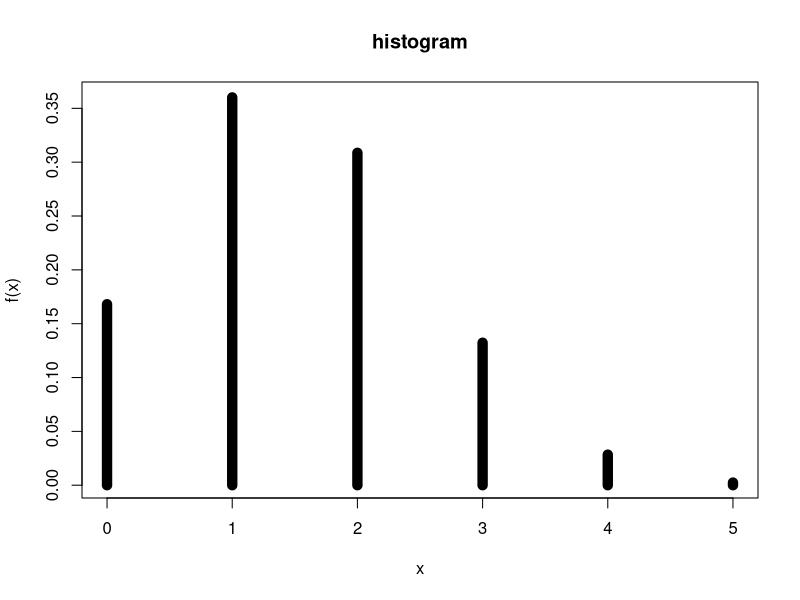
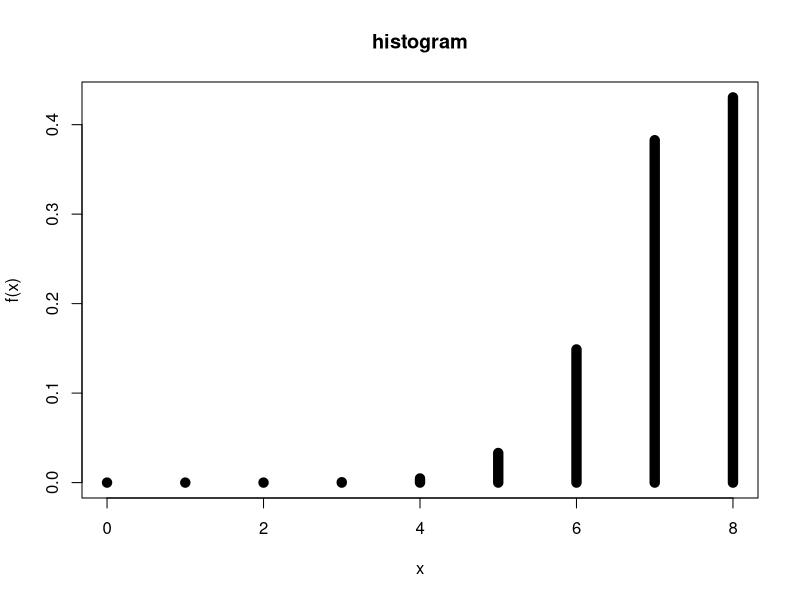
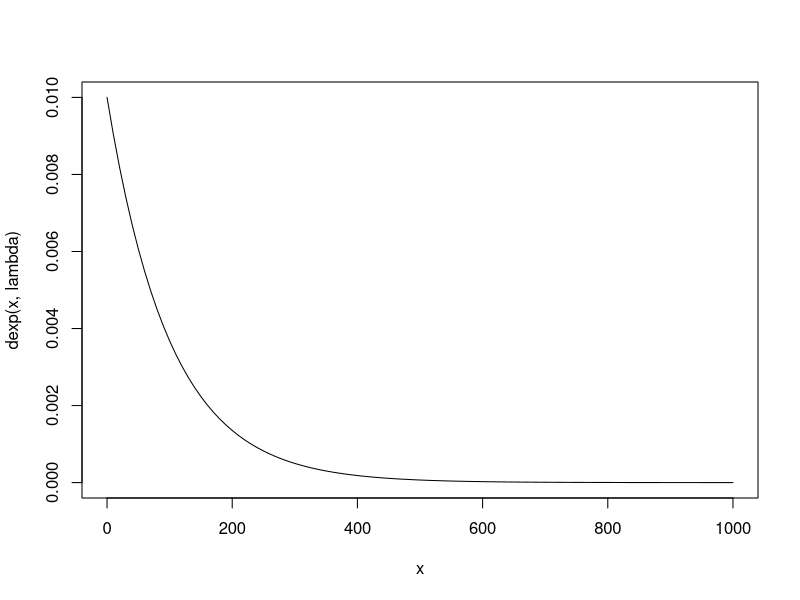
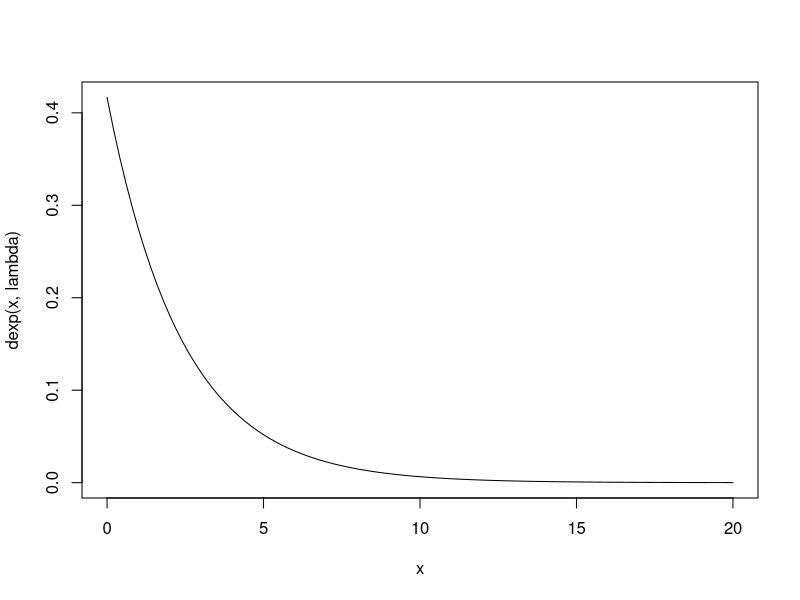
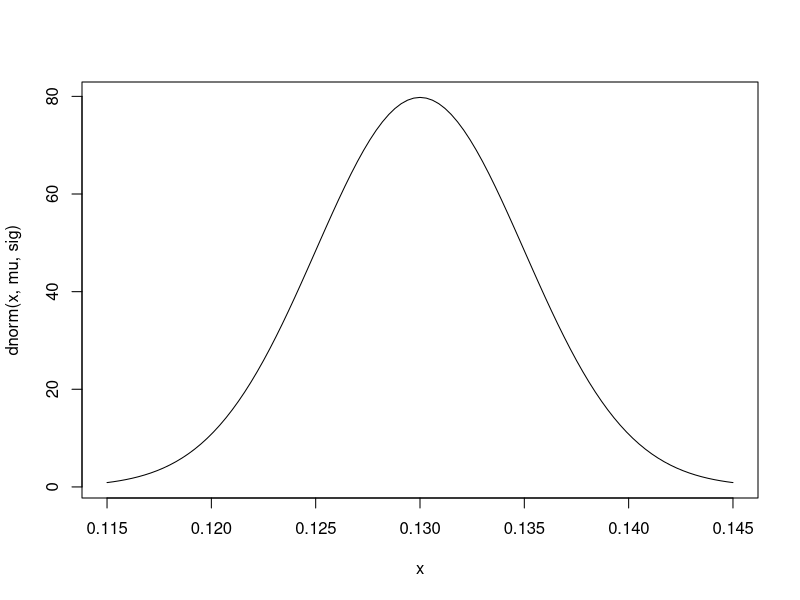
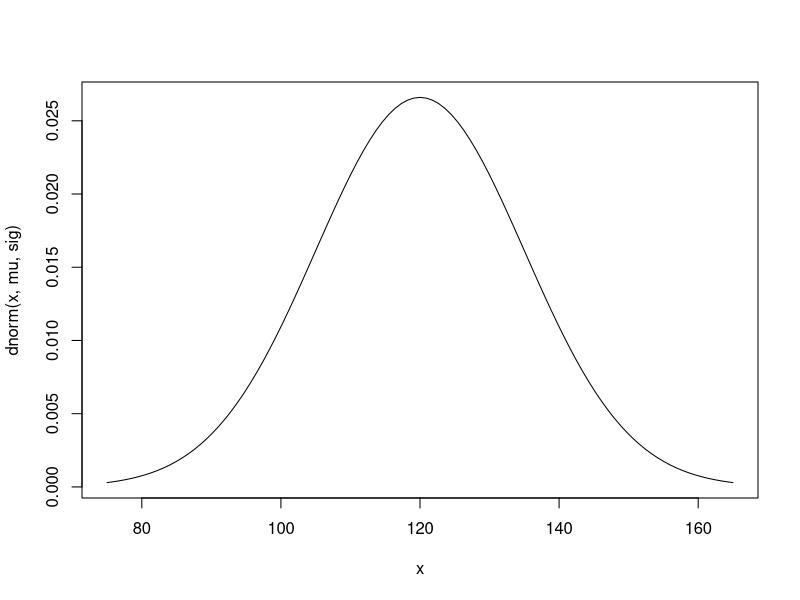
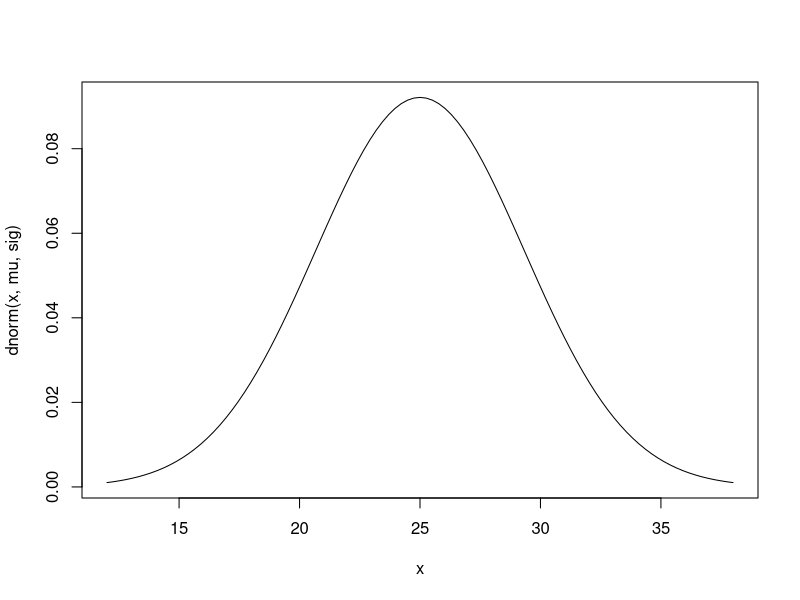

Write R code to recreate these figures, in order.
#Zadanie 1:
#rozklad dwumianowy Bin(n, p)
#a:
n=5
x=0:n
p=0.3
prawd=dbinom(x,n,p) #GĘSTOŚĆ rozkład dwumianowy
dyst=pbinom(x,n,p) #DYSTRYBUANTA
rbind(x, prawd)
plot(x,prawd, type="h", lwd=10, xlab="x", ylab = "f(x)", main="histogram")

#bCZERWONE WZORY (NIE MA DOKŁADNIE TYCH - TRZEBA ODWRÓCIĆ ZNAK RÓWNOŚCI)
dbinom(3,n,p) #P(S)=3, TRZEBA PISAĆ CO SIĘ LICZY
1-pbinom(2, n, p) #P(S)>=3 czyli P(S>2)
pbinom(2, n, p) #P(S)<3 czyli P(S<=2)

#zadanie 2:
#rozklad dwumianowy Bin(n, p)
n=8
x=0:n
p=0.9
prawd=dbinom(x,n,p)
rbind(x, prawd)
plot(x,prawd, type="h", lwd=10, xlab="x", ylab = "f(x)", main="histogram")
dbinom(8,n,p) #a
dbinom(7,n,p) #b
1-pbinom(5, n, p) #c
expect = sum(x*prawd) #d
expect = n*p #d to samo co wyżej ale innym wzorem
print(expect)
#przecietnie mozemy spodziewac sie, ze 7 zarowek przekroczy zywotnosc 500 godzin 
wariancja=sum(x^2*prawd)-expect^2
print(wariancja)
sd=sqrt(wariancja) #e
sd=sqrt(n*p*(1-p)) #to samo innym wzorem
print(sd)
#przeciętnie mozemy spodziewac się odchylenia od średniej o 1 żarówkę

#Zadanie 3:
#rozkłd wykładniczy
lambda = 0.01
curve(dexp(x, lambda), 0, 1000)
1 - pexp(200, lambda)#a P(X>=200) to jest to samo co P(X>200) bo P(200) = 0, prawdopodobieństwo w punkcie jest równe 0
pexp(100, lambda) #b P(X<100)
pexp(500, lambda) #c P(X<500)

#Zadanie 4:
lambda = 1/2.4 #lambda = 1/expect
curve(dexp(x, lambda), 0, 20)
1 - pexp(3, lambda) #a P(x>3)
pexp(3, lambda) - pexp(2, lambda) #b P(2<x<3)=P(x>3)-P(x>2)
#SPRAWDZONE wartości oczekiwanej za pomocą całki
f=function(x) {x*dexp(x, lambda)}
integrate(f,lower=0,upper=Inf)

#Zadanie 5 ROZKŁAD NORMALNY
mu = 0.13 #średnia/wartość oczekiwana
sig = 0.005 #odchylenie standardowe
curve(dnorm(x,mu,sig),mu-3*sig,mu+3*sig) #99,7% obserwacji znajduje sie w przedziale
pnorm(0.14, mu, sig)-pnorm(0.12, mu, sig) #p(0.12<x<0.14) = P(x>0.14)-P(x>0.12)

#Zadanie 6 ROZKŁAD NORMALNY
mu = 120
sig = 15
curve(dnorm(x,mu,sig),mu-3*sig,mu+3*sig)
pnorm(135, mu, sig)-pnorm(111, mu, sig)

#Zadanie 7 ROZKŁAD NORMALNY
mu = 46.8
sig = 1.75
pnorm(50, mu, sig) #a 
1 - pnorm(48, mu, sig) #b

#Zadanie 8
# próba duża to taka która jest większa od 30
n = 100
p = 0.25
#P(X<=15)
pbinom(15,n,p) # rozklad dokladny to rozkład dwumianowy
#rozkład przybliżony (aproksymacyjny) to rozkład normalny (z odpowiednimi parametrami):
mu = n*p
sig = sqrt(n*p*(1-p))
curve(dnorm(x,mu,sig),mu-3*sig,mu+3*sig)
pnorm(15, mu, sig)

#Zadanie 9 SPRAWDZIĆ NA CHACIE
mu = 200
sig = 10
n=25
#avg (srednia) ma rozkład N z parametrami mu i sig/sqrt(n)
pnorm(202,mu,sig/sqrt(n)) - pnorm(199,mu,sig/sqrt(n)) #P(199<avg(X)<202)

#T = X1+X2+...+X25, T ma rozklad normalny N z parametrami N*mu i sqrt(n)*sig 
pnorm(5100, n*mu,sqrt(n)*sig) #P(T<=5100)

#Zadanie 10
mu = 202
sig = 14
n=64
pnorm(206,mu,sig/sqrt(n)) - pnorm(198,mu,sig/sqrt(n)) #P(198<avg(X)<206)

#Zadaneie 11
mu = 0.5
sig = 0.2
n=100
1 - pnorm(47,n*mu,sig*sqrt(n)) #P(avg(X)<47)
